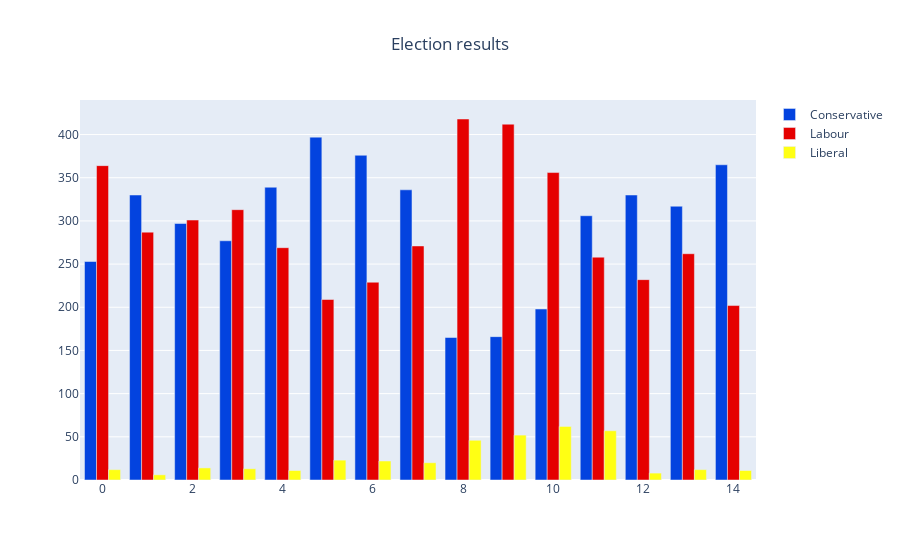

This figure's notebook cell:
### Code cell
from cgitb import text
from tkinter import Y
from turtle import color, title
from unicodedata import name
import pandas as pd
df = pd.read_csv('/Users/muhammadimtiazanwar/Downloads/Plotly/Data_Visualisation_in_Python_Book-main/Volume_I/Codes/2-Plotly/2.0-Introduction/uk-election-results.csv')
print(df.head())

import plotly.graph_objects as go
year = df['year']
x = list(range(len(year)))

bar_plots =[ 
           go.Bar(x=x , y = df['conservative'],
            name = 'Conservative',
            marker = go.bar.Marker(color='#0343df')),
           
           go.Bar( x=x , y = df['labour'],name='Labour',
                  marker = go.bar.Marker(color = '#e50000')),
           
           go.Bar(x=x , y = df['liberal'],name='Liberal',
                  marker = go.bar.Marker(color='#ffff14'))
]

layout = go.Layout(
    title=go.layout.Title(text='Election results' , x=0.5),
    xaxis_tickmode = 'array'
)

fig = go.Figure(data = bar_plots , layout = layout)
fig.show()

### Figure 1 — Plotly figure (JSON) as saved in the notebook; plotly's stock layout.template omitted (floating-point values rounded to 4 significant figures)
{"data": [{"marker": {"color": "#0343df"}, "name": "Conservative", "type": "bar", "x": [0, 1, 2, 3, 4, 5, 6, 7, 8, 9, 10, 11, 12, 13, 14], "y": [253, 330, 297, 277, 339, 397, 376, 336, 165, 166, 198, 306, 330, 317, 365]}, {"marker": {"color": "#e50000"}, "name": "Labour", "type": "bar", "x": [0, 1, 2, 3, 4, 5, 6, 7, 8, 9, 10, 11, 12, 13, 14], "y": [364, 287, 301, 313, 269, 209, 229, 271, 418, 412, 356, 258, 232, 262, 202]}, {"marker": {"color": "#ffff14"}, "name": "Liberal", "type": "bar", "x": [0, 1, 2, 3, 4, 5, 6, 7, 8, 9, 10, 11, 12, 13, 14], "y": [12, 6, 14, 13, 11, 23, 22, 20, 46, 52, 62, 57, 8, 12, 11]}], "layout": {"title": {"text": "Election results", "x": 0.5}, "xaxis": {"tickmode": "array"}}}
